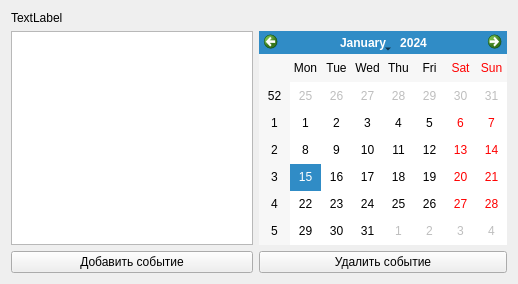
<?xml version="1.0" encoding="UTF-8"?>
<ui version="4.0">
 <class>Form</class>
 <widget class="QWidget" name="Form">
  <property name="geometry">
   <rect>
    <x>0</x>
    <y>0</y>
    <width>518</width>
    <height>284</height>
   </rect>
  </property>
  <property name="windowTitle">
   <string>Form</string>
  </property>
  <layout class="QGridLayout" name="gridLayout_2">
   <item row="0" column="0">
    <widget class="QLabel" name="label">
     <property name="text">
      <string>TextLabel</string>
     </property>
    </widget>
   </item>
   <item row="1" column="0">
    <layout class="QGridLayout" name="gridLayout">
     <item row="0" column="1">
      <widget class="QCalendarWidget" name="calendarWidget"/>
     </item>
     <item row="1" column="0">
      <widget class="QPushButton" name="pushButton">
       <property name="text">
        <string>Добавить событие</string>
       </property>
      </widget>
     </item>
     <item row="1" column="1">
      <widget class="QPushButton" name="pushButton_2">
       <property name="text">
        <string>Удалить событие</string>
       </property>
      </widget>
     </item>
     <item row="0" column="0">
      <widget class="QListWidget" name="listWidget"/>
     </item>
    </layout>
   </item>
  </layout>
 </widget>
 <resources/>
 <connections/>
</ui>
